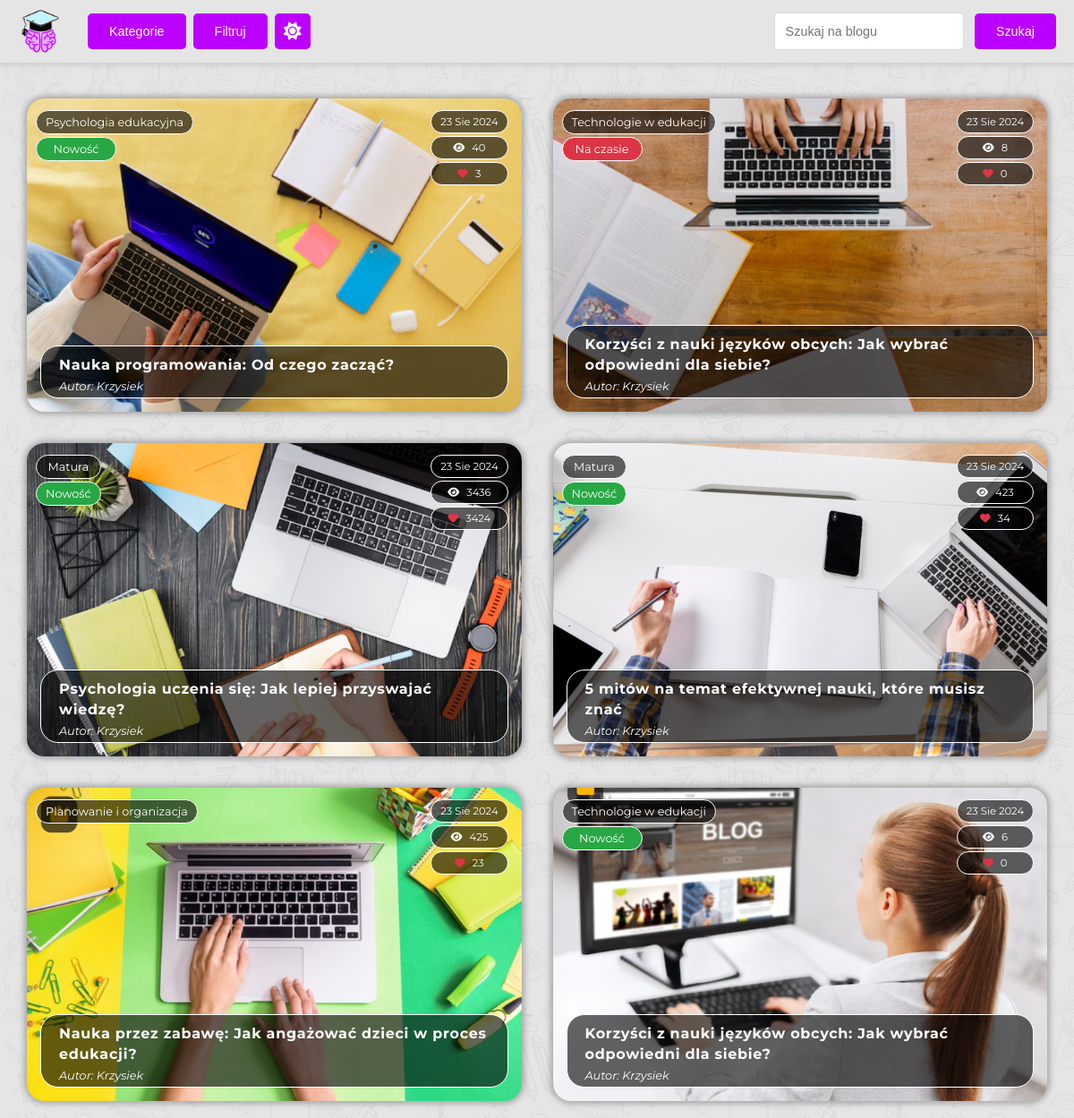
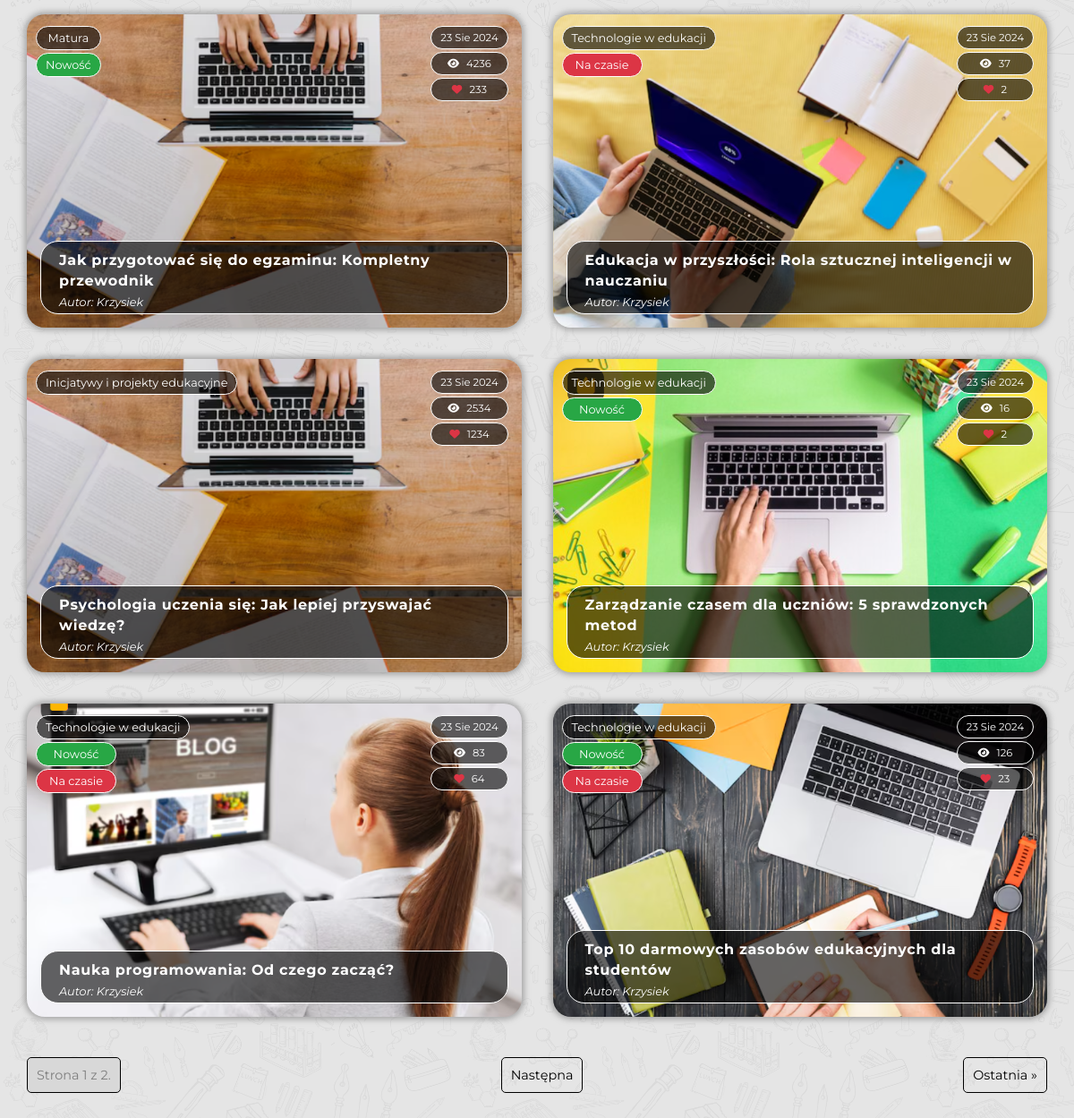
Screenshot of /blog/ with the database file from the repository (2 pictures, top to bottom).
### blog/models.py (models this page shows, shortened)
class BlogPost(models.Model):
    title = models.CharField(max_length=200)
    slug = models.SlugField(default="", null=False)
    author = models.ForeignKey(User, on_delete=models.CASCADE, related_name='blog_posts')
    image = models.ImageField(upload_to='blog_images/', blank=True, null=True)
    created_at = models.DateTimeField(auto_now_add=True)
    category = models.ForeignKey(BlogCategory, on_delete=models.CASCADE, related_name='blog_posts')
    is_new = models.BooleanField(default=False, verbose_name='Nowość')
    is_trending = models.BooleanField(default=False, verbose_name='Na czasie')
    views = models.PositiveIntegerField(default=0)
    likes = models.PositiveIntegerField(default=0)

class BlogCategory(models.Model):
    name = models.CharField(max_length=200, unique=True)
    image = models.ImageField(upload_to='category_images/', blank=True, null=True)

### blog/views.py (the view)
# urls.py: path('blog/', views.blog_post_list, name='blog_post_list'),
def blog_post_list(request):
    category_id = request.GET.get('category')
    query = request.GET.get('q')
    year = request.GET.get('year')
    month = request.GET.get('month')
    day = request.GET.get('day')
    new = request.GET.get('new')
    trending = request.GET.get('trending')
    blog_posts = BlogPost.objects.all()
    if category_id:
        category = get_object_or_404(BlogCategory, id=category_id)
        blog_posts = blog_posts.filter(category=category)
    if query:
        blog_posts = blog_posts.filter(Q(title__icontains=query))
    if year:
        blog_posts = blog_posts.filter(created_at__year=year)
    if month:
        blog_posts = blog_posts.filter(created_at__month=month)
    if day:
        blog_posts = blog_posts.filter(created_at__day=day)
    if new:
        blog_posts = blog_posts.filter(is_new=True)
    if trending:
        blog_posts = blog_posts.filter(is_trending=True)
    blog_posts = blog_posts.order_by('-created_at')
    page = request.GET.get('page', 1)
    paginator = Paginator(blog_posts, 12)
    blog_posts = paginator.get_page(page)
    context = get_blog_context()
    context.update({
        'blog_posts': blog_posts,
    })
    return render(request, 'blog/blog_post_list.html', context)

### blog/views.py (called while the page is built)
def get_blog_context():
    categories = BlogCategory.objects.all()
    years = BlogPost.objects.dates('created_at', 'year').distinct()
    months = BlogPost.objects.dates('created_at', 'month').distinct()
    days = BlogPost.objects.dates('created_at', 'day').distinct()
    return {
        'categories': categories,
        'years': years,
        'months': months,
        'days': days,
    }

### blog/templates/blog/blog_post_list.html (shortened to what this page needs)
{% extends "base-blog.html" %}
{% block content %}
    <div class="container">
        <div class="blog-posts">
            {% for post in blog_posts %}
                <a href="{% url 'blog_post_detail' slug=post.slug id=post.id %}" class="blog-post-link">
                    <div class="blog-post" style="background-image: url('{{ post.image.url }}');">
                        <div class="post-meta">
                            <div class="meta-left">
                                <span class="category-label">{{ post.category.name }}</span>
                                {% if post.is_new %}
                                    <span class="info-label new-label">Nowość</span>
                                {% endif %}
                                {% if post.is_trending %}
                                    <span class="info-label trending-label">Na czasie</span>
                                {% endif %}
                            </div>
                            <div class="meta-right">
                                <span class="date-label">{{ post.created_at|date:"d M Y" }}</span>
                                <div class="details-info">
                                    <i class="fa fa-eye"></i>
                                    <span>{{ post.views }}</span>
                                </div>
                                <div class="details-info">
                                    <i class="fas fa-heart"></i>
                                    <span class="details-count">{{ post.likes }}</span>
                                </div>
                            </div>
                        </div>
                        <div class="meta-down">
                            <h2>{{ post.title }}</h2>
                            <div class="author">
                                <span>Autor: {{ post.author }}</span>
                            </div>
                        </div>
                    </div>
                </a>
            {% empty %}
                <p>Brak postów w tej kategorii.</p>
            {% endfor %}
        </div>
        <div class="pagination">
            <span class="step-links">
                <span class="current">
                    Strona {{ blog_posts.number }} z {{ blog_posts.paginator.num_pages }}.
                </span>
                {% if blog_posts.has_next %}
                    <a href="?page={{ blog_posts.next_page_number }}">Następna</a>
                    <a href="?page={{ blog_posts.paginator.num_pages }}">Ostatnia &raquo;</a>
                {% endif %}
            </span>
        </div>
    </div>
{% endblock content %}

### blog/static/css/style.css (style rules this page uses)
:root { --post-background-color: #f5f5f5; --background-color: #e5e5e5; --category-hover: #fff; --text-color: #000; --link-color: #bb00ff; --link-hover-color: #0056b3; --border-color: #dbdbdb; --button-background: #bb00ff; --button-hover-background: #d665ff; --pagination-current-background: #d8d8d8; --pagination-current-color: #7f7f7f; --shadow-color: rgba(0, 0, 0, 0.1); }
* { box-sizing: border-box; }
body { background-color: var(--background-color); color: var(--text-color); font-family: 'Montserrat', sans-serif; margin: 0; padding-top: 60px; position: relative; }
body::before { content: ""; position: fixed; top: 0; left: 0; width: 100%; height: 100%; background-image: url("../img/bg_pattern.png"); background-repeat: repeat; background-size: 512px 512px; opacity: 0.3; z-index: -1; }
.container { width: 100%; max-width: 1400px; margin: 0 auto; padding: 20px; margin-top: 30px; }
.blog-posts { flex: 1; display: grid; grid-template-columns: repeat(3, 1fr); grid-auto-rows: minmax(auto, 1fr); gap: 40px; box-sizing: border-box; padding: 0 10px; }
@media (max-width: 1200px) { .blog-posts { grid-template-columns: repeat(2, 1fr); gap: 35px; } }
.blog-post-link { text-decoration: none; display: block; }
.blog-post-link .blog-post { border: none; box-shadow: 0 0 6px 3px rgba(128, 128, 128, 0.6); }
.blog-post { position: relative; padding: 15px; border: 1px solid var(--border-color); border-radius: 20px; background-color: var(--post-background-color); background-size: cover; background-position: center; color: #fff; height: 350px; display: flex; flex-direction: column; justify-content: flex-end; transition: .2s; }
.blog-post .author { font-size: 0.8em; color: #fff; font-style: italic; }
.blog-post .post-meta { position: absolute; top: 10px; left: 10px; right: 10px; display: flex; justify-content: space-between; align-items: flex-start; font-size: .8em; }
.meta-left { display: flex; flex-direction: column; justify-content: flex-start; }
.meta-right { display: flex; flex-direction: column; text-align: right; font-size: 0.9em; }
.details-info { text-align: center; }
.details-info i { margin-right: 5px; }
.blog-post .new-label, .blog-post .trending-label, .blog-post .category-label, .date-label, .details-info { color: #fff; padding: 5px 10px; border-radius: 20px; font-size: 1em; border: 1px solid #fff; display: inline-block; margin-right: 5px; background-color: rgba(0, 0, 0, 0.6); margin-top: 3px; white-space: nowrap; }
.blog-post .new-label, .blog-post .trending-label { max-width: 90px; }
.blog-post .new-label { background-color: #28a745; }
.blog-post .trending-label { background-color: #dc3545; padding: 5px 0; }
.details-info .fa-heart { color: #dc3545; }
.meta-down { background-color: rgba(0, 0, 0, 0.6); border-radius: 20px; border: 1px solid #fff; padding: 5px 20px; }
.meta-down h2 { margin: 0; padding: 5px 0; color: #fff; text-align: left; width: 100%; font-size: 1em; letter-spacing: .7px; line-height: 1.4; }
.pagination { margin: 45px 0 10px 0; padding: 0 10px; }
.pagination .step-links { display: flex; justify-content: space-between; }
.pagination .step-links a, .pagination .step-links span { padding: 10px; border: 1px solid var(--text-color); border-radius: 5px; color: var(--text-color); text-decoration: none; font-size: .9em; }
.pagination .step-links .current { background-color: var(--pagination-current-background); color: var(--pagination-current-color); }
.post-meta { text-align: center; margin-bottom: 30px; }

### rows the page displays
BlogPost: image (picture), category.name "Psychologia edukacyjna", is_new "Nowość", created_at "23 Sie 2024", views "40", likes "3", title "Nauka programowania: Od czego zacząć?", author "Krzysiek"
BlogPost: image (picture), category.name "Technologie w edukacji", is_trending "Na czasie", created_at "23 Sie 2024", views "8", likes "0", title "Korzyści z nauki języków obcych: Jak wybrać odpowiedni dla siebie?", author "Krzysiek"
BlogPost: image (picture), category.name "Matura", is_new "Nowość", created_at "23 Sie 2024", views "3436", likes "3424", title "Psychologia uczenia się: Jak lepiej przyswajać wiedzę?", author "Krzysiek"
BlogPost: image (picture), category.name "Matura", is_new "Nowość", created_at "23 Sie 2024", views "423", likes "34", title "5 mitów na temat efektywnej nauki, które musisz znać", author "Krzysiek"
BlogPost: image (picture), category.name "Planowanie i organizacja", created_at "23 Sie 2024", views "425", likes "23", title "Nauka przez zabawę: Jak angażować dzieci w proces edukacji?", author "Krzysiek"
BlogPost: image (picture), category.name "Technologie w edukacji", is_new "Nowość", created_at "23 Sie 2024", views "6", likes "0", title "Korzyści z nauki języków obcych: Jak wybrać odpowiedni dla siebie?", author "Krzysiek"
BlogPost: image (picture), category.name "Matura", is_new "Nowość", created_at "23 Sie 2024", views "4236", likes "233", title "Jak przygotować się do egzaminu: Kompletny przewodnik", author "Krzysiek"
BlogPost: image (picture), category.name "Technologie w edukacji", is_trending "Na czasie", created_at "23 Sie 2024", views "37", likes "2", title "Edukacja w przyszłości: Rola sztucznej inteligencji w nauczaniu", author "Krzysiek"
BlogPost: image (picture), category.name "Inicjatywy i projekty edukacyjne", created_at "23 Sie 2024", views "2534", likes "1234", title "Psychologia uczenia się: Jak lepiej przyswajać wiedzę?", author "Krzysiek"
BlogPost: image (picture), category.name "Technologie w edukacji", is_new "Nowość", created_at "23 Sie 2024", views "16", likes "2", title "Zarządzanie czasem dla uczniów: 5 sprawdzonych metod", author "Krzysiek"
BlogPost: image (picture), category.name "Technologie w edukacji", is_new "Nowość", is_trending "Na czasie", created_at "23 Sie 2024", views "83", likes "64", title "Nauka programowania: Od czego zacząć?", author "Krzysiek"
BlogPost: image (picture), category.name "Technologie w edukacji", is_new "Nowość", is_trending "Na czasie", created_at "23 Sie 2024", views "126", likes "23", title "Top 10 darmowych zasobów edukacyjnych dla studentów", author "Krzysiek"

### other values shown
{{ blog_posts.number }} "1"
{{ blog_posts.paginator.num_pages }} "2"
